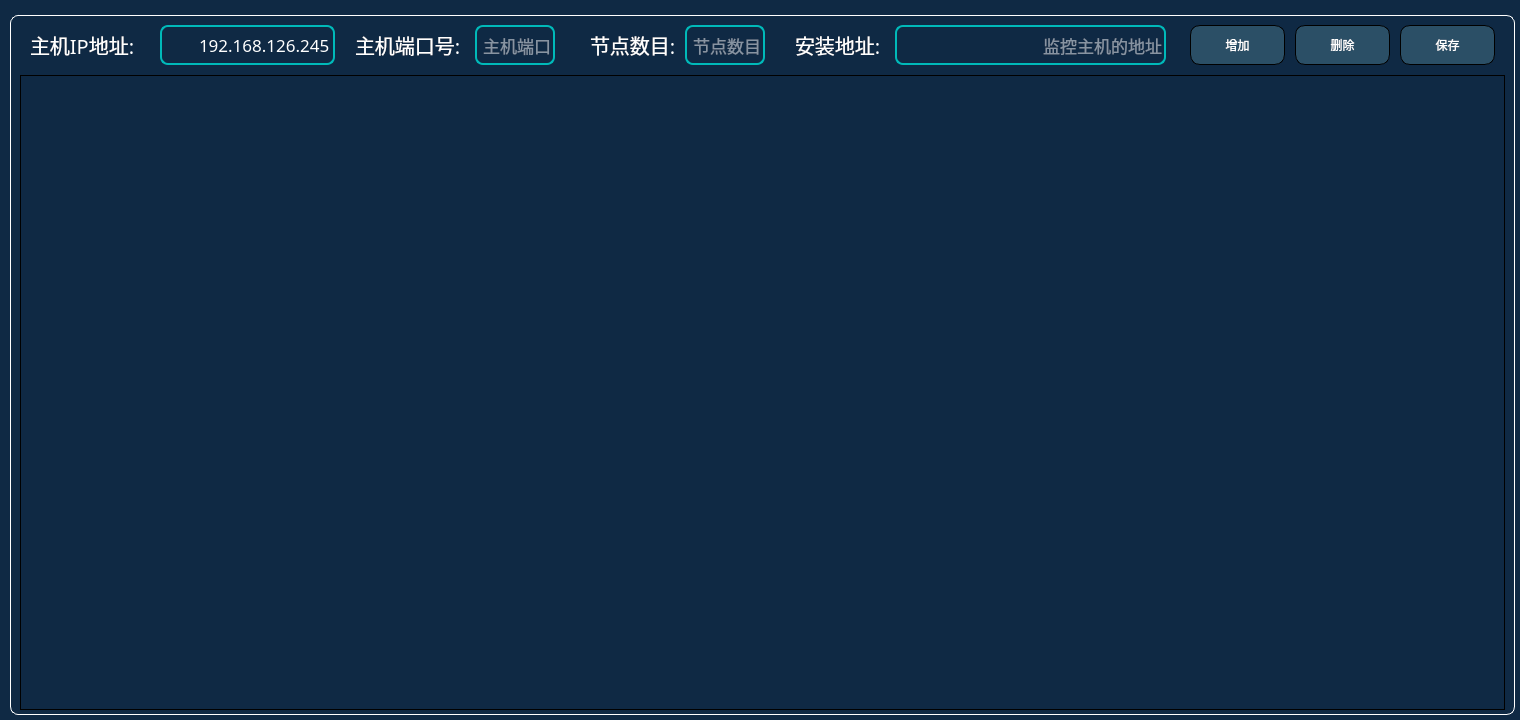
<?xml version="1.0" encoding="UTF-8"?>
<ui version="4.0">
 <class>SystemSet</class>
 <widget class="QWidget" name="SystemSet">
  <property name="geometry">
   <rect>
    <x>0</x>
    <y>0</y>
    <width>1520</width>
    <height>720</height>
   </rect>
  </property>
  <property name="windowTitle">
   <string>Form</string>
  </property>
  <property name="styleSheet">
   <string notr="true">QWidget{
color: rgb(255, 255,255);
background-color: rgb(3, 127, 119);
background-color: rgb(2, 80, 85);
background-color: rgb(15, 41, 68);
}
QToolButton{
font: 17pt &quot;微软雅黑&quot;;
color: rgb(255, 255, 255);
border:1px solid;
border-radius:10px;
border-color: rgb(0, 0, 0);
background-color: rgb(43, 79, 102);
}
QToolButton:hover{
font: 17pt &quot;微软雅黑&quot;;
color: rgb(255, 0, 0);
color: rgb(0, 185, 185);
/*background-color: rgb(3, 127, 119);*/
}

QPushButton{
font: 14pt &quot;微软雅黑&quot;;
width: 50px;
height:35px;
border:2px solid;
border-radius:8px;
color: rgb(255, 255, 255);
border-color: rgb(0, 170, 127);

}
QPushButton:pressed{
font: 13pt &quot;微软雅黑&quot;;
border-color: rgb(0, 170, 127);
}

QGroupBox{
font: 14pt &quot;微软雅黑&quot;;
border: 1px solid white;
border-radius:8px;
margin-top:10px;
}
QGroupBox:title{
color:white;
subcontrol-origin: margin;
left: 5px;
}
QLabel{
font: 15pt &quot;微软雅黑&quot;;
color: rgb(255, 255, 255);
}
QLineEdit{
font: 13pt &quot;微软雅黑&quot;;
color: rgb(255, 255, 255);
border:2px solid ;
border-color: rgb(0, 185, 185);
border-radius:8px;
}
</string>
  </property>
  <widget class="QGroupBox" name="groupBox">
   <property name="geometry">
    <rect>
     <x>10</x>
     <y>5</y>
     <width>1505</width>
     <height>710</height>
    </rect>
   </property>
   <property name="styleSheet">
    <string notr="true">QGroupBox{
font: 14pt &quot;文泉驿等宽微米黑&quot;;
border: 1px solid white;
border-radius:8px;
margin-top:10px;
}
QGroupBox:title{
color:white;
subcontrol-origin: margin;
left: 5px;
}
</string>
   </property>
   <property name="title">
    <string/>
   </property>
   <widget class="QTableWidget" name="tableWidget">
    <property name="geometry">
     <rect>
      <x>10</x>
      <y>70</y>
      <width>1485</width>
      <height>635</height>
     </rect>
    </property>
    <property name="focusPolicy">
     <enum>Qt::ClickFocus</enum>
    </property>
    <property name="contextMenuPolicy">
     <enum>Qt::NoContextMenu</enum>
    </property>
    <property name="styleSheet">
     <string notr="true"> QTableView {
      selection-background-color: rgb(0, 185, 185);
  }
QTableWidget{
font: 13pt &quot;楷体&quot; rgb(255, 255, 255);
border:1px solid;
gridline-color: rgb(0, 0, 0);
background-color: rgb(15, 41, 68);
}
QCheckBox{
spacing: 10px;
}
QCheckBox::indicator{
width:40px;
height:30px;
margin-left:20px;
image: url(:/Image/uncheck.png);
}
QCheckBox::indicator:unchecked {
image: url(:/Image/uncheck.png);
}
QCheckBox::indicator:checked {
image: url(:/Image/checked.png);
}
</string>
    </property>
    <property name="horizontalScrollBarPolicy">
     <enum>Qt::ScrollBarAlwaysOff</enum>
    </property>
   </widget>
   <widget class="QToolButton" name="tBtnDel">
    <property name="geometry">
     <rect>
      <x>1285</x>
      <y>20</y>
      <width>95</width>
      <height>40</height>
     </rect>
    </property>
    <property name="text">
     <string>删除</string>
    </property>
    <property name="iconSize">
     <size>
      <width>30</width>
      <height>30</height>
     </size>
    </property>
    <property name="toolButtonStyle">
     <enum>Qt::ToolButtonTextBesideIcon</enum>
    </property>
   </widget>
   <widget class="QLineEdit" name="lEditHostIP">
    <property name="geometry">
     <rect>
      <x>150</x>
      <y>20</y>
      <width>175</width>
      <height>40</height>
     </rect>
    </property>
    <property name="font">
     <font>
      <family>微软雅黑</family>
      <pointsize>13</pointsize>
      <weight>50</weight>
      <italic>false</italic>
      <bold>false</bold>
     </font>
    </property>
    <property name="inputMask">
     <string>000.000.000.000</string>
    </property>
    <property name="text">
     <string>192.168.126.245</string>
    </property>
    <property name="alignment">
     <set>Qt::AlignRight|Qt::AlignTrailing|Qt::AlignVCenter</set>
    </property>
   </widget>
   <widget class="QToolButton" name="tBtnAdd">
    <property name="geometry">
     <rect>
      <x>1180</x>
      <y>20</y>
      <width>95</width>
      <height>40</height>
     </rect>
    </property>
    <property name="text">
     <string>增加</string>
    </property>
    <property name="iconSize">
     <size>
      <width>30</width>
      <height>30</height>
     </size>
    </property>
    <property name="toolButtonStyle">
     <enum>Qt::ToolButtonTextBesideIcon</enum>
    </property>
   </widget>
   <widget class="QToolButton" name="tBtnSave">
    <property name="geometry">
     <rect>
      <x>1390</x>
      <y>20</y>
      <width>95</width>
      <height>40</height>
     </rect>
    </property>
    <property name="text">
     <string>保存</string>
    </property>
    <property name="iconSize">
     <size>
      <width>30</width>
      <height>30</height>
     </size>
    </property>
    <property name="toolButtonStyle">
     <enum>Qt::ToolButtonTextBesideIcon</enum>
    </property>
   </widget>
   <widget class="QLineEdit" name="lEditHostAddress">
    <property name="geometry">
     <rect>
      <x>885</x>
      <y>20</y>
      <width>271</width>
      <height>40</height>
     </rect>
    </property>
    <property name="font">
     <font>
      <family>微软雅黑</family>
      <pointsize>13</pointsize>
      <weight>50</weight>
      <italic>false</italic>
      <bold>false</bold>
     </font>
    </property>
    <property name="text">
     <string/>
    </property>
    <property name="alignment">
     <set>Qt::AlignRight|Qt::AlignTrailing|Qt::AlignVCenter</set>
    </property>
    <property name="placeholderText">
     <string>监控主机的地址</string>
    </property>
   </widget>
   <widget class="QLabel" name="label_2">
    <property name="geometry">
     <rect>
      <x>20</x>
      <y>20</y>
      <width>120</width>
      <height>40</height>
     </rect>
    </property>
    <property name="font">
     <font>
      <family>微软雅黑</family>
      <pointsize>15</pointsize>
      <weight>50</weight>
      <italic>false</italic>
      <bold>false</bold>
     </font>
    </property>
    <property name="text">
     <string>主机IP地址:</string>
    </property>
   </widget>
   <widget class="QLabel" name="label_4">
    <property name="geometry">
     <rect>
      <x>785</x>
      <y>20</y>
      <width>96</width>
      <height>40</height>
     </rect>
    </property>
    <property name="font">
     <font>
      <family>微软雅黑</family>
      <pointsize>15</pointsize>
      <weight>50</weight>
      <italic>false</italic>
      <bold>false</bold>
     </font>
    </property>
    <property name="text">
     <string>安装地址:</string>
    </property>
   </widget>
   <widget class="QLabel" name="label_5">
    <property name="geometry">
     <rect>
      <x>345</x>
      <y>20</y>
      <width>120</width>
      <height>40</height>
     </rect>
    </property>
    <property name="font">
     <font>
      <family>微软雅黑</family>
      <pointsize>15</pointsize>
      <weight>50</weight>
      <italic>false</italic>
      <bold>false</bold>
     </font>
    </property>
    <property name="text">
     <string>主机端口号:</string>
    </property>
   </widget>
   <widget class="QLineEdit" name="lEditHostPort">
    <property name="geometry">
     <rect>
      <x>465</x>
      <y>20</y>
      <width>80</width>
      <height>40</height>
     </rect>
    </property>
    <property name="font">
     <font>
      <family>微软雅黑</family>
      <pointsize>13</pointsize>
      <weight>50</weight>
      <italic>false</italic>
      <bold>false</bold>
     </font>
    </property>
    <property name="text">
     <string/>
    </property>
    <property name="alignment">
     <set>Qt::AlignRight|Qt::AlignTrailing|Qt::AlignVCenter</set>
    </property>
    <property name="placeholderText">
     <string>主机端口</string>
    </property>
   </widget>
   <widget class="QLabel" name="label_6">
    <property name="geometry">
     <rect>
      <x>580</x>
      <y>20</y>
      <width>96</width>
      <height>40</height>
     </rect>
    </property>
    <property name="font">
     <font>
      <family>微软雅黑</family>
      <pointsize>15</pointsize>
      <weight>50</weight>
      <italic>false</italic>
      <bold>false</bold>
     </font>
    </property>
    <property name="text">
     <string>节点数目:</string>
    </property>
   </widget>
   <widget class="QLineEdit" name="lEditNodeNum">
    <property name="geometry">
     <rect>
      <x>675</x>
      <y>20</y>
      <width>80</width>
      <height>40</height>
     </rect>
    </property>
    <property name="font">
     <font>
      <family>微软雅黑</family>
      <pointsize>13</pointsize>
      <weight>50</weight>
      <italic>false</italic>
      <bold>false</bold>
     </font>
    </property>
    <property name="text">
     <string/>
    </property>
    <property name="alignment">
     <set>Qt::AlignRight|Qt::AlignTrailing|Qt::AlignVCenter</set>
    </property>
    <property name="placeholderText">
     <string>节点数目</string>
    </property>
   </widget>
  </widget>
 </widget>
 <resources/>
 <connections/>
</ui>
